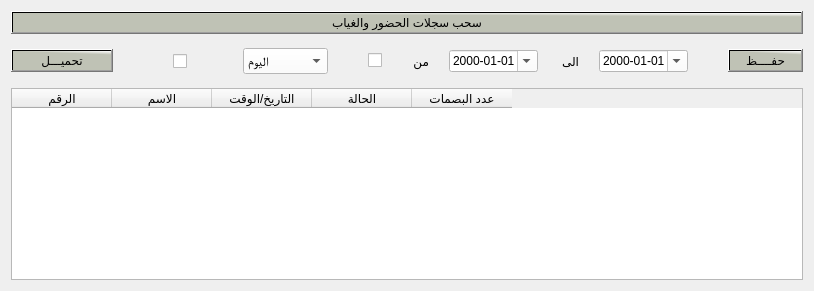
             <widget class="QWidget" name="tab_8">
              <attribute name="title">
               <string>سحب سجلات الحضور والغياب</string>
              </attribute>
              <layout class="QHBoxLayout" name="horizontalLayout_7">
               <item>
                <layout class="QGridLayout" name="gridLayout_7">
                 <item row="0" column="0">
                  <layout class="QVBoxLayout" name="verticalLayout_42">
                   <item>
                    <layout class="QVBoxLayout" name="verticalLayout_112" stretch="3,3,96">
                     <property name="spacing">
                      <number>2</number>
                     </property>
                     <item>
                      <widget class="QPushButton" name="pushButton_219">
                       <property name="styleSheet">
                        <string notr="true"> background-color: qlineargradient(spread:pad, x1:0.964478, y1:0.193, x2:1, y2:0, stop:0 rgba(191, 194, 181, 255), stop:1 rgba(255, 255, 255, 255));
color:rgb(0, 0, 0);background-color: qlineargradient(spread:pad, x1:0.964478, y1:0.193, x2:1, y2:0, stop:0 rgba(191, 194, 181, 255), stop:1 rgba(255, 255, 255, 255));
  font: 75 15pt &quot;Motken K Sina&quot;;
color:rgb(0, 0, 0)</string>
                       </property>
                       <property name="text">
                        <string>سحب سجلات الحضور والغياب</string>
                       </property>
                      </widget>
                     </item>
                     <item>
                      <layout class="QHBoxLayout" name="horizontalLayout_180" stretch="50,0,10,0,10,10,10,30,10,30,10,30">
                       <property name="spacing">
                        <number>20</number>
                       </property>
                       <item>
                        <widget class="QPushButton" name="btnLoadAttendence">
                         <property name="maximumSize">
                          <size>
                           <width>160</width>
                           <height>16777215</height>
                          </size>
                         </property>
                         <property name="toolTip">
                          <string>&lt;html&gt;&lt;head/&gt;&lt;body&gt;&lt;p&gt;تحميل سجلات الحضور والانصراف من جهاز البصمة&lt;/p&gt;&lt;/body&gt;&lt;/html&gt;</string>
                         </property>
                         <property name="layoutDirection">
                          <enum>Qt::LeftToRight</enum>
                         </property>
                         <property name="styleSheet">
                          <string notr="true">background-color: qlineargradient(spread:pad, x1:0.964478, y1:0.193, x2:1, y2:0, stop:0 rgba(191, 194, 181, 255), stop:1 rgba(255, 255, 255, 255));

  font: 75 15pt &quot;Motken K Sina&quot;;
color:rgb(0, 0, 0)

</string>
                         </property>
                         <property name="text">
                          <string>تحميـــل</string>
                         </property>
                         <property name="icon">
                          <iconset>
                           <normaloff>../icons/refresh-button.png</normaloff>../icons/refresh-button.png</iconset>
                         </property>
                         <property name="iconSize">
                          <size>
                           <width>30</width>
                           <height>30</height>
                          </size>
                         </property>
                        </widget>
                       </item>
                       <item>
                        <spacer name="horizontalSpacer_51">
                         <property name="orientation">
                          <enum>Qt::Horizontal</enum>
                         </property>
                         <property name="sizeHint" stdset="0">
                          <size>
                           <width>40</width>
                           <height>20</height>
                          </size>
                         </property>
                        </spacer>
                       </item>
                       <item>
                        <widget class="QCheckBox" name="checkFilterWithDays">
                         <property name="minimumSize">
                          <size>
                           <width>50</width>
                           <height>50</height>
                          </size>
                         </property>
                         <property name="maximumSize">
                          <size>
                           <width>100</width>
                           <height>1000</height>
                          </size>
                         </property>
                         <property name="sizeIncrement">
                          <size>
                           <width>100</width>
                           <height>100</height>
                          </size>
                         </property>
                         <property name="baseSize">
                          <size>
                           <width>100</width>
                           <height>100</height>
                          </size>
                         </property>
                         <property name="focusPolicy">
                          <enum>Qt::ClickFocus</enum>
                         </property>
                         <property name="text">
                          <string/>
                         </property>
                        </widget>
                       </item>
                       <item>
                        <widget class="QComboBox" name="comboAddendenceTime">
                         <property name="font">
                          <font>
                           <family>Motken K Sina</family>
                           <pointsize>10</pointsize>
                           <weight>9</weight>
                           <italic>false</italic>
                           <bold>false</bold>
                          </font>
                         </property>
                         <property name="cursor">
                          <cursorShape>PointingHandCursor</cursorShape>
                         </property>
                         <property name="layoutDirection">
                          <enum>Qt::LeftToRight</enum>
                         </property>
                         <property name="styleSheet">
                          <string notr="true">  font: 75 10pt &quot;Motken K Sina&quot;;
color:rgb(0, 0, 0);
background-color: rgb(255, 255, 255);</string>
                         </property>
                         <property name="locale">
                          <locale language="Arabic" country="Egypt"/>
                         </property>
                         <item>
                          <property name="text">
                           <string>اليوم</string>
                          </property>
                         </item>
                         <item>
                          <property name="text">
                           <string>امس</string>
                          </property>
                         </item>
                         <item>
                          <property name="text">
                           <string>هذا الشهر</string>
                          </property>
                         </item>
                         <item>
                          <property name="text">
                           <string>الشهر الماضي</string>
                          </property>
                         </item>
                         <item>
                          <property name="text">
                           <string>الكل</string>
                          </property>
                         </item>
                        </widget>
                       </item>
                       <item>
                        <spacer name="horizontalSpacer_52">
                         <property name="orientation">
                          <enum>Qt::Horizontal</enum>
                         </property>
                         <property name="sizeHint" stdset="0">
                          <size>
                           <width>40</width>
                           <height>20</height>
                          </size>
                         </property>
                        </spacer>
                       </item>
                       <item>
                        <widget class="QCheckBox" name="checkFilterWithDate">
                         <property name="text">
                          <string/>
                         </property>
                        </widget>
                       </item>
                       <item>
                        <widget class="QLabel" name="label_9">
                         <property name="text">
                          <string>من</string>
                         </property>
                        </widget>
                       </item>
                       <item>
                        <widget class="QDateEdit" name="dateFrom">
                         <property name="styleSheet">
                          <string notr="true">  font: 75 10pt &quot;Motken K Sina&quot;;
color:rgb(0, 0, 0);
background-color: rgb(255, 255, 255);</string>
                         </property>
                         <property name="wrapping">
                          <bool>false</bool>
                         </property>
                         <property name="alignment">
                          <set>Qt::AlignCenter</set>
                         </property>
                         <property name="buttonSymbols">
                          <enum>QAbstractSpinBox::PlusMinus</enum>
                         </property>
                         <property name="accelerated">
                          <bool>false</bool>
                         </property>
                         <property name="displayFormat">
                          <string>yyyy-MM-dd</string>
                         </property>
                         <property name="calendarPopup">
                          <bool>true</bool>
                         </property>
                         <property name="timeSpec">
                          <enum>Qt::TimeZone</enum>
                         </property>
                        </widget>
                       </item>
                       <item>
                        <widget class="QLabel" name="label_10">
                         <property name="text">
                          <string>الى</string>
                         </property>
                        </widget>
                       </item>
                       <item>
                        <widget class="QDateEdit" name="dateTo">
                         <property name="styleSheet">
                          <string notr="true">  font: 75 10pt &quot;Motken K Sina&quot;;
color:rgb(0, 0, 0);
background-color: rgb(255, 255, 255);</string>
                         </property>
                         <property name="alignment">
                          <set>Qt::AlignCenter</set>
                         </property>
                         <property name="readOnly">
                          <bool>false</bool>
                         </property>
                         <property name="buttonSymbols">
                          <enum>QAbstractSpinBox::PlusMinus</enum>
                         </property>
                         <property name="displayFormat">
                          <string>yyyy-MM-dd</string>
                         </property>
                         <property name="calendarPopup">
                          <bool>true</bool>
                         </property>
                         <property name="timeSpec">
                          <enum>Qt::TimeZone</enum>
                         </property>
                        </widget>
                       </item>
                       <item>
                        <spacer name="horizontalSpacer_53">
                         <property name="orientation">
                          <enum>Qt::Horizontal</enum>
                         </property>
                         <property name="sizeHint" stdset="0">
                          <size>
                           <width>40</width>
                           <height>20</height>
                          </size>
                         </property>
                        </spacer>
                       </item>
                       <item>
                        <widget class="QPushButton" name="btnSaveAttendenceData">
                         <property name="maximumSize">
                          <size>
                           <width>160</width>
                           <height>16777215</height>
                          </size>
                         </property>
                         <property name="toolTip">
                          <string>&lt;html&gt;&lt;head/&gt;&lt;body&gt;&lt;p&gt;حفظ الى النظام&lt;/p&gt;&lt;/body&gt;&lt;/html&gt;</string>
                         </property>
                         <property name="layoutDirection">
                          <enum>Qt::LeftToRight</enum>
                         </property>
                         <property name="styleSheet">
                          <string notr="true">background-color: qlineargradient(spread:pad, x1:0.964478, y1:0.193, x2:1, y2:0, stop:0 rgba(191, 194, 181, 255), stop:1 rgba(255, 255, 255, 255));

  font: 75 15pt &quot;Motken K Sina&quot;;
color:rgb(0, 0, 0)</string>
                         </property>
                         <property name="text">
                          <string>حفــــظ</string>
                         </property>
                         <property name="icon">
                          <iconset>
                           <normaloff>../icons/حفظ.svg</normaloff>../icons/حفظ.svg</iconset>
                         </property>
                         <property name="iconSize">
                          <size>
                           <width>30</width>
                           <height>30</height>
                          </size>
                         </property>
                        </widget>
                       </item>
                      </layout>
                     </item>
                     <item>
                      <layout class="QHBoxLayout" name="horizontalLayout_8">
                       <item>
                        <widget class="QTableWidget" name="tblLoadAttendence">
                         <property name="enabled">
                          <bool>true</bool>
                         </property>
                         <property name="styleSheet">
                          <string notr="true">QTableWidget {
    background-color: #FFFFFF;
    alternate-background-color:rgb(0, 0, 0);
    

    font-weight: bold;
 color:rgb(0, 0, 0)
}

 background-color: qlineargradient(spread:pad, x1:0.964478, y1:0.193, x2:1, y2:0, stop:0 rgba(191, 194, 181, 255), stop:1 rgba(255, 255, 255, 255));
color:rgb(0, 0, 0);
 font: 75 10pt &quot;Motken K Sina&quot;;</string>
                         </property>
                         <column>
                          <property name="text">
                           <string>الرقم</string>
                          </property>
                         </column>
                         <column>
                          <property name="text">
                           <string>الاسم</string>
                          </property>
                         </column>
                         <column>
                          <property name="text">
                           <string>التاريخ/الوقت</string>
                          </property>
                         </column>
                         <column>
                          <property name="text">
                           <string>الحالة</string>
                          </property>
                         </column>
                         <column>
                          <property name="text">
                           <string>عدد البصمات</string>
                          </property>
                         </column>
                        </widget>
                       </item>
                      </layout>
                     </item>
                    </layout>
                   </item>
                  </layout>
                 </item>
                </layout>
               </item>
              </layout>
             </widget>
